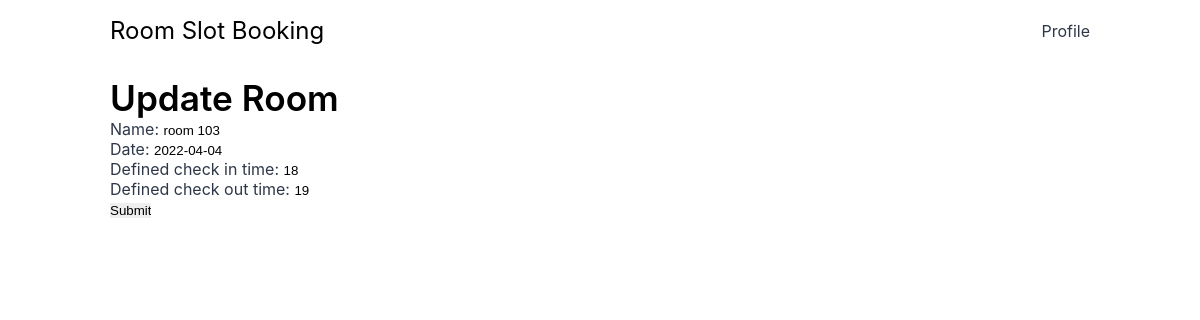
Page /update-room/5 (signed in) on the committed database.
### base/models.py (models this page shows, shortened)
class Room(models.Model):
    name = models.CharField(max_length=30)
    date =  models.DateField()
    defined_check_in_time =  models.IntegerField()
    defined_check_out_time = models.IntegerField()
    booked = models.BooleanField(default = False)
    USERNAME_FIELD = 'name'
    class Meta:
        ordering = ['date', 'defined_check_in_time']

### base/views.py (the view)
# urls.py: path('update-room/<str:pk>', views.updateRoom, name='update-room'),
@login_required(redirect_field_name='/signin')
def updateRoom(request, pk):
    room_object = Room.objects.get(id=pk)
    form = RoomForm(instance=room_object)
    if request.method == 'POST':
        form = RoomForm(request.POST, instance=room_object)
        if form.is_valid():
            form.save()
    context = {'form': form,'room': room_object}
    return render(request, 'base/update_room.html', context)

### base/forms.py (shortened to what this page needs)
class RoomForm(forms.ModelForm):
    class Meta:
        model = Room
        fields = ['name', 'date', 'defined_check_in_time', 'defined_check_out_time']

### base/templates/base/update_room.html (shortened to what this page needs)
{% extends 'layout.html' %}
{% block content %}
<h1>Update Room</h1>
<form action="" method="POST">
  {{ form.as_p }}
  <input type="submit" value="Submit" />
</form>
{% endblock content %}

### static/styles/layout.css (style rules this page uses)
* { margin: 0; padding: 0; border: 0; }
body { font-family: -apple-system, BlinkMacSystemFont, "Segoe UI", Roboto, Oxygen, Ubuntu, Cantarell, "Open Sans", "Helvetica Neue", sans-serif; text-align: center; }
h1 { font-size: 1.75rem; font-weight: 600; }
p { color: #2d3748; }
@media only screen and (min-width: 1050px) { h1 { font-size: 2.2em; font-weight: 600; } }

### rows in the picture
Room: name "room 103", date "2022-04-04", defined_check_in_time "18", defined_check_out_time "19"
